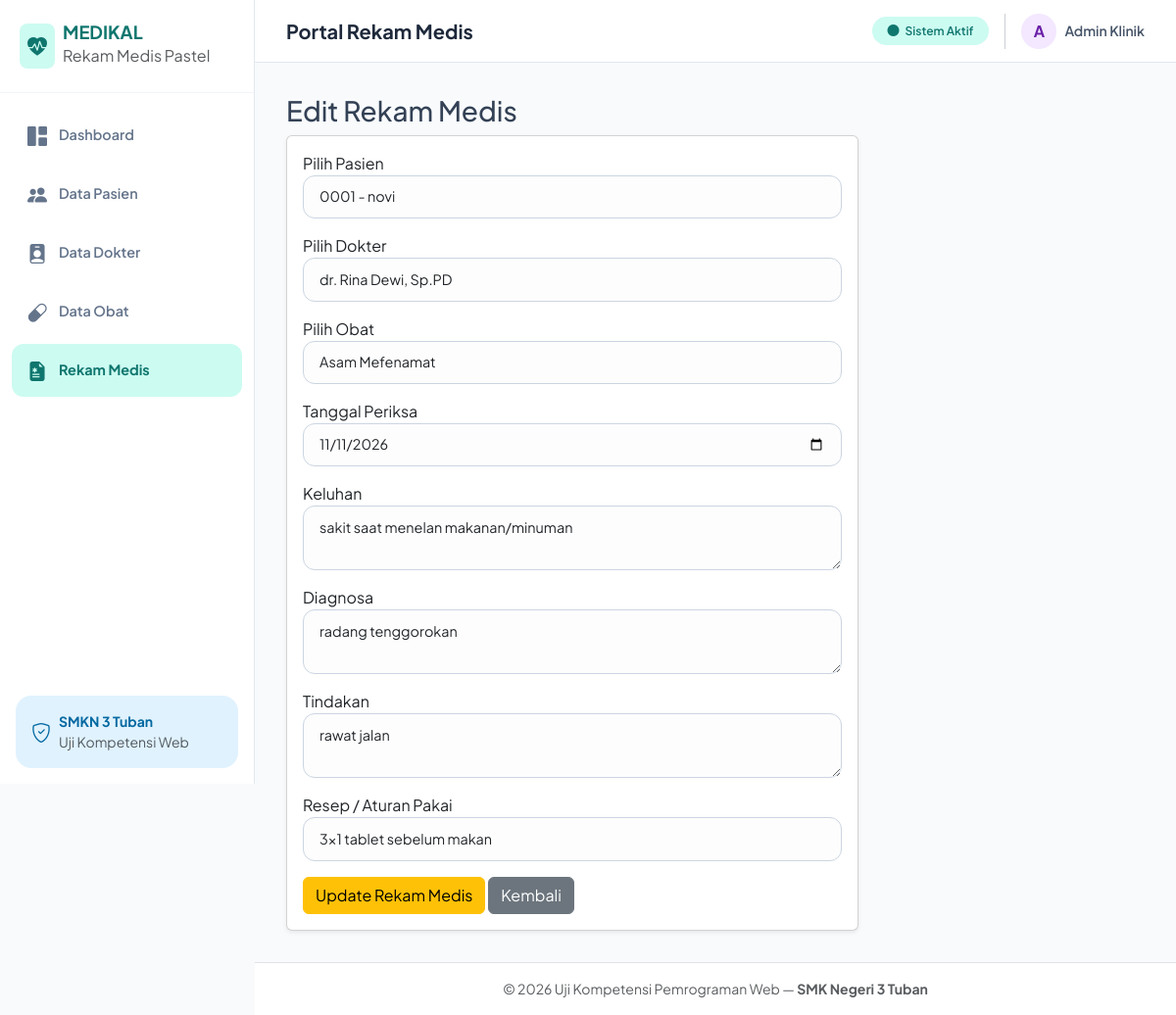
/rekam_medis_edit.php?id=1, run on the app's committed database.
### tables this page shows
CREATE TABLE `rekam_medis` (
  `id_rekam` int(11) NOT NULL,
  `id_pasien` int(11) NOT NULL,
  `id_dokter` int(11) NOT NULL,
  `id_obat` int(11) NOT NULL,
  `tanggal_periksa` date NOT NULL,
  `keluhan` text NOT NULL,
  `diagnosa` text NOT NULL,
  `tindakan` text NOT NULL,
  `resep` varchar(100) NOT NULL
);

### rekam_medis_edit.php (the view, shortened to what this page needs)
<?php
include 'koneksi.php';
include 'header.php';
$id = $_GET['id'];
$query = mysqli_query($koneksi, "SELECT * FROM rekam_medis WHERE id_rekam = '$id'");
$data = mysqli_fetch_assoc($query);
?>
<h3>Edit Rekam Medis</h3>
<div class="card shadow-sm col-md-8">
    <div class="card-body">
        <form action="" method="POST">
            <div class="mb-3">
                <label>Pilih Pasien</label>
                <select name="id_pasien" class="form-control" required>
                    <?php
                    $q_p = mysqli_query($koneksi, "SELECT * FROM pasien");
                    while ($p = mysqli_fetch_assoc($q_p)) {
                        $sel = ($p['id_pasien'] == $data['id_pasien']) ? 'selected' : '';
                        echo "<option value='".$p['id_pasien']."' $sel>".$p['no_rm']." - ".$p['nama_pasien']."</option>";
                    }
                    ?>
                </select>
            </div>
            <div class="mb-3">
                <label>Pilih Dokter</label>
                <select name="id_dokter" class="form-control" required>
                    <?php
                    $q_d = mysqli_query($koneksi, "SELECT * FROM dokter");
                    while ($d = mysqli_fetch_assoc($q_d)) {
                        $sel = ($d['id_dokter'] == $data['id_dokter']) ? 'selected' : '';
                        echo "<option value='".$d['id_dokter']."' $sel>".$d['nama_dokter']."</option>";
                    }
                    ?>
                </select>
            </div>
            <div class="mb-3">
                <label>Pilih Obat</label>
                <select name="id_obat" class="form-control" required>
                    <?php
                    $q_o = mysqli_query($koneksi, "SELECT * FROM obat");
                    while ($o = mysqli_fetch_assoc($q_o)) {
                        $sel = ($o['id_obat'] == $data['id_obat']) ? 'selected' : '';
                        echo "<option value='".$o['id_obat']."' $sel>".$o['nama_obat']."</option>";
                    }
                    ?>
                </select>
            </div>
            <div class="mb-3">
                <label>Tanggal Periksa</label>
                <input type="date" name="tanggal_periksa" value="<?= $data['tanggal_periksa']; ?>" class="form-control" required>
            </div>
            <div class="mb-3">
                <label>Keluhan</label>
                <textarea name="keluhan" class="form-control" rows="2" required><?= $data['keluhan']; ?></textarea>
            </div>
            <div class="mb-3">
                <label>Diagnosa</label>
                <textarea name="diagnosa" class="form-control" rows="2" required><?= $data['diagnosa']; ?></textarea>
            </div>
            <div class="mb-3">
                <label>Tindakan</label>
                <textarea name="tindakan" class="form-control" rows="2" required><?= $data['tindakan']; ?></textarea>
            </div>
            <div class="mb-3">
                <label>Resep / Aturan Pakai</label>
                <input type="text" name="resep" value="<?= $data['resep']; ?>" class="form-control" required>
            </div>
            <button type="submit" name="update" class="btn btn-warning">Update Rekam Medis</button>
            <a href="rekam_medis.php" class="btn btn-secondary">Kembali</a>
        </form>
    </div>
</div>
<?php include 'footer.php'; ?>

### header.php (style rules this page uses)
:root { --sidebar-width: 260px; --bg-main: #f8fafc; --sidebar-bg: #ffffff; --pastel-mint: #ccfbf1; --pastel-mint-dark: #0f766e; --pastel-blue: #e0f2fe; --pastel-blue-dark: #0369a1; --pastel-purple: #f3e8ff; --pastel-purple-dark: #6b21a8; --pastel-peach: #ffe4e6; --pastel-peach-dark: #9f1239; --pastel-amber: #fef3c7; --pastel-amber-dark: #92400e; --text-slate: #334155; }
body { font-family: 'Plus Jakarta Sans', sans-serif; background-color: var(--bg-main); color: var(--text-slate); }
.form-control, .form-select { border-radius: 12px; padding: 0.65rem 1rem; border: 1px solid #cbd5e1; font-size: 0.9rem; background-color: #fdfdfd; }

### data on the page
rekam_medis: tanggal_periksa "11/11/2026", keluhan "sakit saat menelan makanan/minuman", diagnosa "radang tenggorokan", tindakan "rawat jalan", resep "3x1 tablet sebelum makan"

### other printed values
form field id_pasien "0001 - novi"
form field id_dokter "dr. Rina Dewi, Sp.PD"
form field id_obat "Asam Mefenamat"
